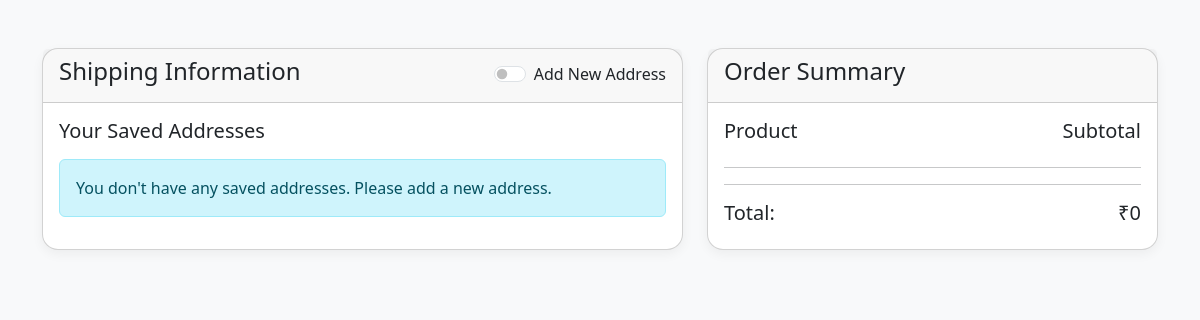
/checkout/ (signed in), run on an earlier commit of the app's database.
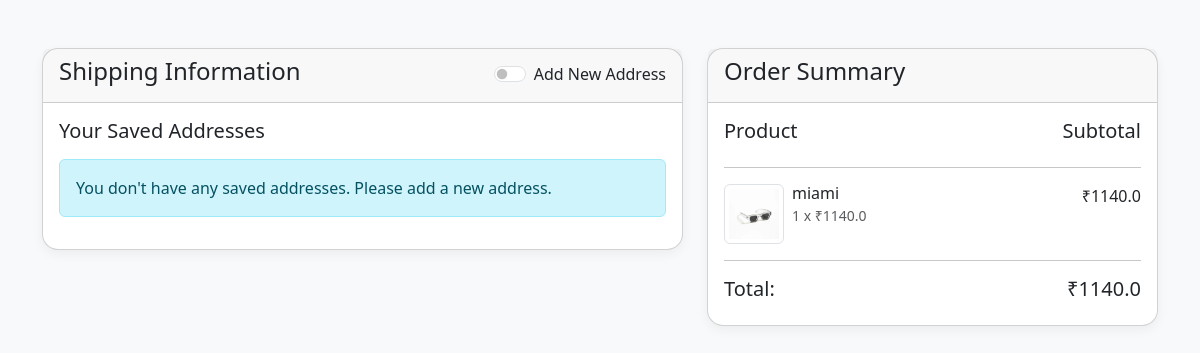
And on a later commit of the database.
### ai/models.py (models this page shows)
class Cart(models.Model):
    user = models.ForeignKey(User, on_delete=models.CASCADE)
    product= models.ForeignKey(Product, on_delete=models.CASCADE)
    quantity= models.IntegerField()
    totalprice= models.FloatField()

class Product(models.Model):
    name= models.CharField(max_length=250)
    price= models.FloatField()
    color= models.CharField(max_length=250)
    image= models.ImageField(upload_to='product/')
    image1 = models.ImageField(upload_to='path/to/upload/', null=True, blank=True)
    image2 = models.ImageField(upload_to='path/to/upload/', null=True, blank=True)
    image3 = models.ImageField(upload_to='path/to/upload/', null=True, blank=True)
    image4 = models.ImageField(upload_to='path/to/upload/', null=True, blank=True)
    image5 = models.ImageField(upload_to='path/to/upload/', null=True, blank=True)
    description= models.TextField()
    categorys= models.ForeignKey(category, on_delete=models.CASCADE,null=True)
    gender= models.ForeignKey(Gender, on_delete=models.CASCADE,null=True)
    material= models.ForeignKey(Material, on_delete=models.CASCADE,null=True)
    frameType= models.ForeignKey(FrameType, on_delete=models.CASCADE,null=True)
    frameShape= models.ForeignKey(FrameShape, on_delete=models.CASCADE,null=True)
    frameStyle= models.ForeignKey(FrameStyle, on_delete=models.CASCADE,null=True)
    rating=models.FloatField(default=0)
    vector_data=models.TextField(null=True)

### ai/views.py (the view, shortened to what this page needs)
# urls.py: path('checkout/', views.checkout, name='checkout'),
def checkout(request):
    user = request.user
    cart_items = Cart.objects.filter(user=user)
    total_price = sum(item.totalprice for item in cart_items)
    saved_addresses = Address.objects.filter(user=user)
    return render(request, 'user/checkout.html', {
        'cart_items': cart_items,
        'total_price': total_price,
        'saved_addresses': saved_addresses
    })

### templates/user/checkout.html (shortened to what the changed rows need)
<!DOCTYPE html>
<html lang="en">
{% load static %}
<head>
    <link href="https://cdn.jsdelivr.net/npm/bootstrap@5.3.0/dist/css/bootstrap.min.css" rel="stylesheet">
    <link href="https://unpkg.com/aos@next/dist/aos.css" rel="stylesheet">
</head>
<body>
    {% load static %}
    {% block content %}
    <div class="container my-5">
        <div class="row">
            <div class="col-md-5">
                <div class="card">
                    <div class="card-body">
                        {% for item in cart_items %}
                        <div class="row mb-3">
                            <div class="col-8">
                                <div class="d-flex">
                                    <img src="{{ item.product.image.url }}" alt="{{ item.product.name }}" class="img-thumbnail me-2" style="width: 60px; height: 60px; object-fit: cover;">
                                    <div>
                                        <h6 class="mb-0">{{ item.product.name }}</h6>
                                        <small class="text-muted">{{ item.quantity }} x ₹{{ item.product.price }}</small>
                                    </div>
                                </div>
                            </div>
                            <div class="col-4 text-end">
                                <span>₹{{ item.totalprice }}</span>
                            </div>
                        </div>
                        {% endfor %}
                        <div class="row">
                            <div class="col-4 text-end">
                                <h5>₹{{ total_price }}</h5>
                            </div>
                        </div>
                    </div>
                </div>
            </div>
        </div>
    </div>
    {% endblock content %}
</body>
</html>

What changed in the data, as far as the page shows it:
added Cart: product.image (picture), product.name "miami", quantity "1", product.price "1140.0", totalprice "1140.0"
Also different on the page:
{{ total_price }}: "0" → "1140.0"
